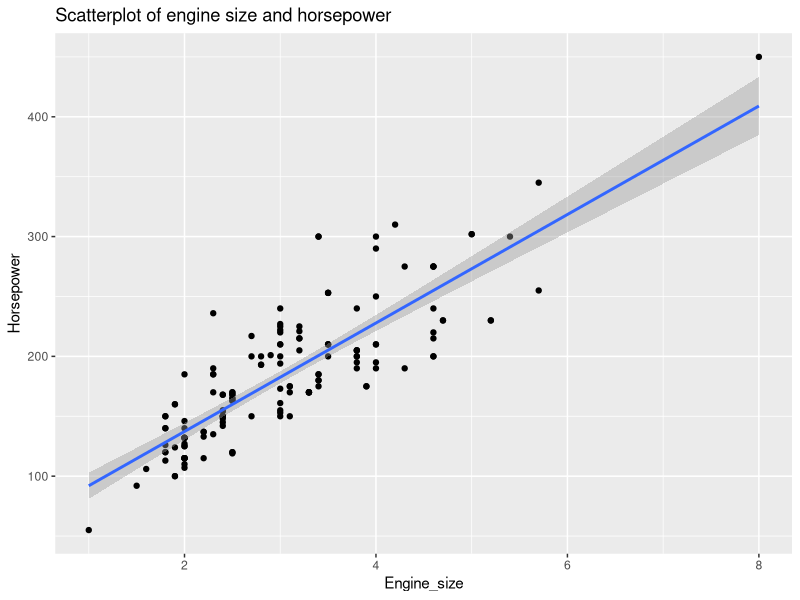
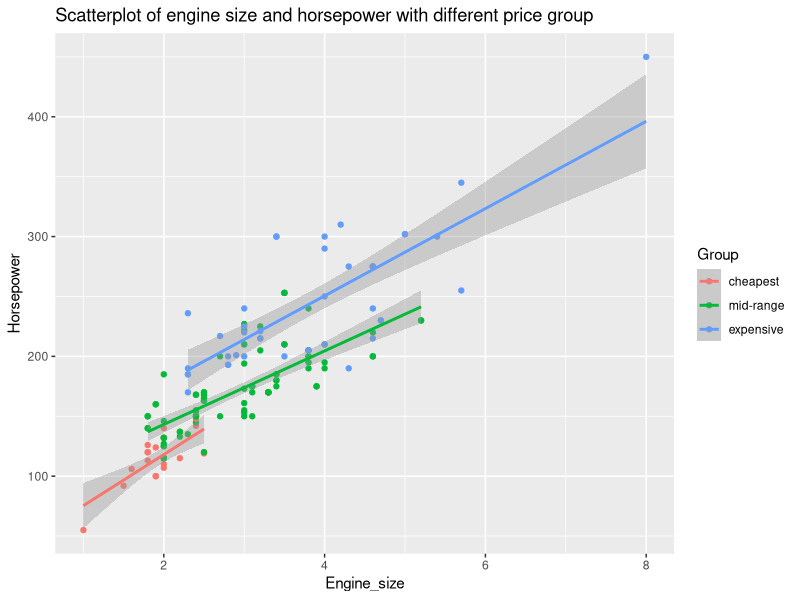
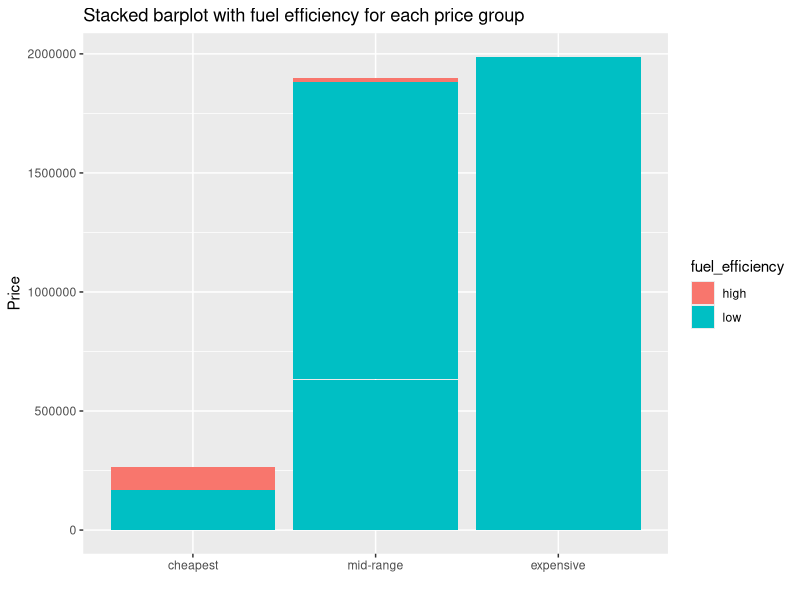
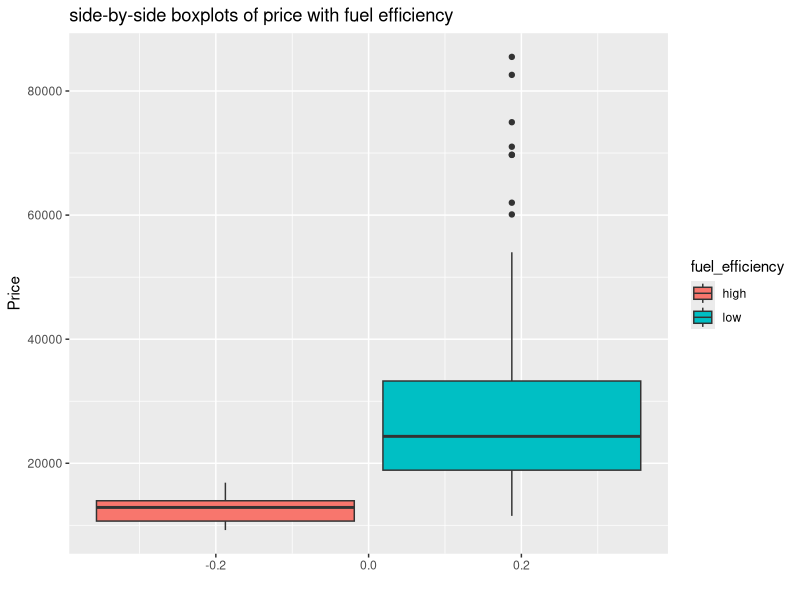

The R source for these figures, in order:
## ---- chunk 1
knitr::opts_chunk$set(echo = T, eval=T,tidy=TRUE, tidy.opts=list(width.cutoff=45))
## ---- chunk 2
library(ggplot2)
car_sales <- read.csv("car_sales.csv")
## ---- chunk 3
dat1 <- data.frame(Horsepower=car_sales$Horsepower,Engine_size=car_sales$Engine_size)
ggplot(data=dat1,aes(x=Engine_size,y=Horsepower))+
  geom_point()+
  stat_smooth(method="lm")+
  labs(title = "Scatterplot of engine size and horsepower")
#Form:linear;
#Strength:strong;
#Direction:positive;
#There is no potential outlier. 
## ---- chunk 4
cor.test(car_sales$Horsepower,car_sales$Engine_size,method = 'pearson')
#Pearson’s Correlation Coefficient = 0.8366494; Strong, positive, linear relationship between horsepower and engine_size with p-value of the test is << 0.05;
## ---- chunk 5
car_sales$new_var <- cut(car_sales$price,breaks=c(0,15000,30000,90000),labels=c('cheapest','mid-range','expensive'))
## ---- chunk 6
dat2 <- data.frame(Horsepower=car_sales$Horsepower,Engine_size=car_sales$Engine_size,Group=car_sales$new_var)
ggplot(data=dat2,aes(x=Engine_size,y=Horsepower,color=Group))+
  geom_point()+
  stat_smooth(method="lm")+
  labs(title = "Scatterplot of engine size and horsepower with different price group")
#Form:all the groups are linear;
#Strength:all the groups are strong;
#Direction:all the groups are positive;
#There is no potential outlier for all the group;
#The cheapest car group has smaller engize size and lower horsepower while expensive car group tends has larger engize size and higher horsepower.
## ---- chunk 7
car_sales$fuel <- ifelse(car_sales$Fuel_efficiency > 30, "high", "low")
## ---- chunk 8
dat3 <- data.frame(Price=car_sales$price,Group=car_sales$new_var,fuel_efficiency=car_sales$fuel)
ggplot(dat3, aes(x=Group,y=Price,fill=fuel_efficiency)) + 
    geom_bar(position="stack", stat="identity") +
    ggtitle("Stacked barplot with fuel efficiency for each price group") +
    xlab("")
#The frequency of high fuel efficiency in cheapest car group is higher than other two groups,
#and the expensive car group has all low fuel efficiency.
## ---- chunk 9
dat4 <- data.frame(Price=car_sales$price,fuel_efficiency=car_sales$fuel)
ggplot(dat4, aes(y=Price,fill=fuel_efficiency)) + geom_boxplot()+
    ggtitle("side-by-side boxplots of price with fuel efficiency") +
    xlab("")
#The high fuel efficiency group has lower price;
#The low fuel efficiency group has higher price.
## ---- chunk 10
# sensitivity = 0.702381
59/84
# specificity = 0.9719626
416/428
## ---- chunk 11
# NPV=0.9915747
(0.9719626*(1-2.7/100))/(0.9719626*(1-2.7/100)+(1-0.702381)*2.7/100)
# PPV=0.4100858
(2.7/100*0.702381)/((2.7/100*0.702381)+((1-0.9719626)*(1-2.7/100)))
## ---- chunk 12
# The effectiveness of test has a high NPV, however the PPV is low (<50%), so you may want to have more than one test from a different brand.  
## ---- chunk 13
0.25*0.2+0.6*0.4+0.2*0.5-0.4*0.1
## ---- chunk 14
(0.6*0.4)/0.35
## ---- chunk 15
0.5*(1-(0.25*0.2+0.6*0.4-0.4*0.1)/(0.2+0.4-0.1))/(1-0.35)
## ---- chunk 16
floor(1000/5)/1000 + floor(1000/7)/1000+floor(1000/13)/1000-floor(1000/5/7)/1000-floor(1000/7/13)/1000-floor(1000/5/13)/1000+floor(1000/5/7/13)/1000
## ---- chunk 17
choose(10,3)
## ---- chunk 18
1+1+choose(2,1)+choose(3,1)+choose(2,1)
## ---- chunk 19
choose(2,1)*choose(8,2)+choose(2,2)*choose(8,1)
## ---- chunk 20
choose(8+6-1,6-1)
## ---- chunk 21
factorial(5)*factorial(5)/5
